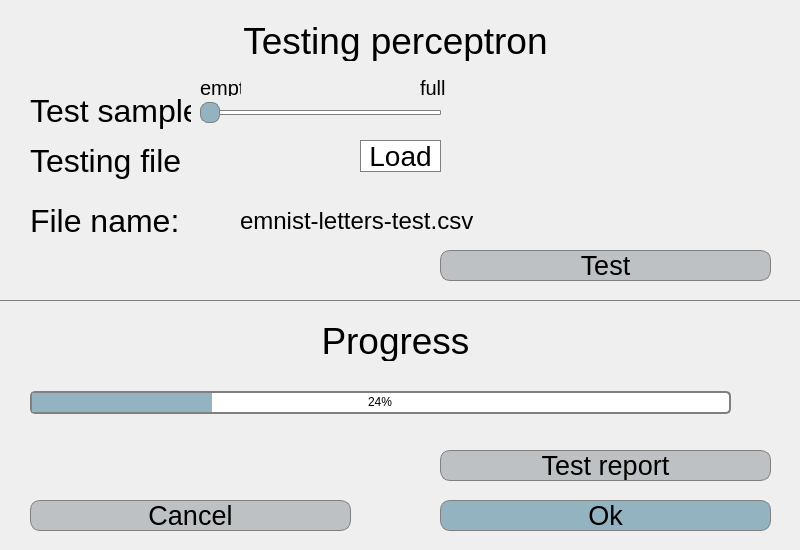
<?xml version="1.0" encoding="UTF-8"?>
<ui version="4.0">
 <class>Test</class>
 <widget class="QWidget" name="Test">
  <property name="geometry">
   <rect>
    <x>0</x>
    <y>0</y>
    <width>800</width>
    <height>550</height>
   </rect>
  </property>
  <property name="windowTitle">
   <string>Testing</string>
  </property>
  <property name="styleSheet">
   <string notr="true">background-color: rgb(239, 239, 239);</string>
  </property>
  <widget class="QPushButton" name="graph_report">
   <property name="geometry">
    <rect>
     <x>440</x>
     <y>450</y>
     <width>331</width>
     <height>31</height>
    </rect>
   </property>
   <property name="font">
    <font>
     <family>Helvetica</family>
     <pointsize>20</pointsize>
    </font>
   </property>
   <property name="styleSheet">
    <string notr="true">QPushButton {
border: 1px solid gray;
background-color: rgb(189, 193, 195);
color: black;
border-radius: 10px;
}

QPushButton:pressed {
    background-color: rgb(228, 226, 229);
}</string>
   </property>
   <property name="text">
    <string>Test report</string>
   </property>
  </widget>
  <widget class="QLabel" name="label_8">
   <property name="geometry">
    <rect>
     <x>110</x>
     <y>320</y>
     <width>571</width>
     <height>41</height>
    </rect>
   </property>
   <property name="font">
    <font>
     <family>Helvetica</family>
     <pointsize>28</pointsize>
    </font>
   </property>
   <property name="styleSheet">
    <string notr="true">color: black;</string>
   </property>
   <property name="text">
    <string>Progress</string>
   </property>
   <property name="alignment">
    <set>Qt::AlignCenter</set>
   </property>
  </widget>
  <widget class="QLabel" name="label_3">
   <property name="geometry">
    <rect>
     <x>30</x>
     <y>90</y>
     <width>161</width>
     <height>41</height>
    </rect>
   </property>
   <property name="font">
    <font>
     <family>Helvetica</family>
     <pointsize>24</pointsize>
    </font>
   </property>
   <property name="styleSheet">
    <string notr="true">color: black;</string>
   </property>
   <property name="text">
    <string>Test sample</string>
   </property>
  </widget>
  <widget class="QPushButton" name="load_file">
   <property name="geometry">
    <rect>
     <x>360</x>
     <y>140</y>
     <width>81</width>
     <height>32</height>
    </rect>
   </property>
   <property name="font">
    <font>
     <family>Helvetica</family>
     <pointsize>21</pointsize>
    </font>
   </property>
   <property name="styleSheet">
    <string notr="true">QPushButton {
border: 1px solid gray;
background-color: white;
color: black;
}

QPushButton:pressed {
    background-color: rgb(228, 226, 229);
}</string>
   </property>
   <property name="text">
    <string>Load</string>
   </property>
  </widget>
  <widget class="QLabel" name="label_32">
   <property name="geometry">
    <rect>
     <x>0</x>
     <y>300</y>
     <width>801</width>
     <height>1</height>
    </rect>
   </property>
   <property name="styleSheet">
    <string notr="true">border: 1px solid gray;</string>
   </property>
   <property name="text">
    <string/>
   </property>
  </widget>
  <widget class="QLabel" name="label_4">
   <property name="geometry">
    <rect>
     <x>30</x>
     <y>140</y>
     <width>161</width>
     <height>41</height>
    </rect>
   </property>
   <property name="font">
    <font>
     <family>Helvetica</family>
     <pointsize>24</pointsize>
    </font>
   </property>
   <property name="styleSheet">
    <string notr="true">color: black;</string>
   </property>
   <property name="text">
    <string>Testing file</string>
   </property>
  </widget>
  <widget class="QPushButton" name="ok">
   <property name="geometry">
    <rect>
     <x>440</x>
     <y>500</y>
     <width>331</width>
     <height>31</height>
    </rect>
   </property>
   <property name="font">
    <font>
     <family>Helvetica</family>
     <pointsize>20</pointsize>
    </font>
   </property>
   <property name="styleSheet">
    <string notr="true">QPushButton {
	border: 1px solid gray;
	background-color: rgb(148, 179, 193);
	color: black;
	border-radius: 10px;
}

QPushButton:pressed {
   background-color: rgb(166, 204, 221);

}</string>
   </property>
   <property name="text">
    <string>Ok</string>
   </property>
  </widget>
  <widget class="QPushButton" name="test">
   <property name="geometry">
    <rect>
     <x>440</x>
     <y>250</y>
     <width>331</width>
     <height>31</height>
    </rect>
   </property>
   <property name="font">
    <font>
     <family>Helvetica</family>
     <pointsize>20</pointsize>
    </font>
   </property>
   <property name="styleSheet">
    <string notr="true">QPushButton {
border: 1px solid gray;
background-color: rgb(189, 193, 195);
color: black;
border-radius: 10px;
}

QPushButton:pressed {
    background-color: rgb(228, 226, 229);
}</string>
   </property>
   <property name="text">
    <string>Test</string>
   </property>
  </widget>
  <widget class="QLabel" name="label_2">
   <property name="geometry">
    <rect>
     <x>110</x>
     <y>20</y>
     <width>571</width>
     <height>41</height>
    </rect>
   </property>
   <property name="font">
    <font>
     <family>Helvetica</family>
     <pointsize>28</pointsize>
    </font>
   </property>
   <property name="styleSheet">
    <string notr="true">color: black;</string>
   </property>
   <property name="text">
    <string>Testing perceptron</string>
   </property>
   <property name="alignment">
    <set>Qt::AlignCenter</set>
   </property>
  </widget>
  <widget class="QLabel" name="file_name">
   <property name="geometry">
    <rect>
     <x>240</x>
     <y>205</y>
     <width>461</width>
     <height>31</height>
    </rect>
   </property>
   <property name="font">
    <font>
     <pointsize>18</pointsize>
    </font>
   </property>
   <property name="styleSheet">
    <string notr="true">color: black;</string>
   </property>
   <property name="text">
    <string>emnist-letters-test.csv</string>
   </property>
   <property name="alignment">
    <set>Qt::AlignLeading|Qt::AlignLeft|Qt::AlignVCenter</set>
   </property>
  </widget>
  <widget class="QPushButton" name="cancel">
   <property name="geometry">
    <rect>
     <x>30</x>
     <y>500</y>
     <width>321</width>
     <height>31</height>
    </rect>
   </property>
   <property name="font">
    <font>
     <family>Helvetica</family>
     <pointsize>20</pointsize>
    </font>
   </property>
   <property name="styleSheet">
    <string notr="true">QPushButton {
border: 1px solid gray;
background-color: rgb(189, 193, 195);
color: black;
border-radius: 10px;
}

QPushButton:pressed {
    background-color: rgb(228, 226, 229);
}</string>
   </property>
   <property name="text">
    <string>Cancel</string>
   </property>
  </widget>
  <widget class="QLabel" name="label_6">
   <property name="geometry">
    <rect>
     <x>30</x>
     <y>200</y>
     <width>171</width>
     <height>41</height>
    </rect>
   </property>
   <property name="font">
    <font>
     <family>Helvetica</family>
     <pointsize>24</pointsize>
    </font>
   </property>
   <property name="styleSheet">
    <string notr="true">color: black;</string>
   </property>
   <property name="text">
    <string>File name:</string>
   </property>
  </widget>
  <widget class="QLabel" name="label_34">
   <property name="geometry">
    <rect>
     <x>200</x>
     <y>80</y>
     <width>41</width>
     <height>16</height>
    </rect>
   </property>
   <property name="font">
    <font>
     <family>Helvetica</family>
     <pointsize>15</pointsize>
    </font>
   </property>
   <property name="styleSheet">
    <string notr="true">color: black;</string>
   </property>
   <property name="text">
    <string>empty</string>
   </property>
  </widget>
  <widget class="QLabel" name="label_35">
   <property name="geometry">
    <rect>
     <x>420</x>
     <y>80</y>
     <width>41</width>
     <height>16</height>
    </rect>
   </property>
   <property name="font">
    <font>
     <family>Helvetica</family>
     <pointsize>15</pointsize>
    </font>
   </property>
   <property name="styleSheet">
    <string notr="true">color: black;</string>
   </property>
   <property name="text">
    <string>full</string>
   </property>
  </widget>
  <widget class="QSlider" name="test_sample">
   <property name="geometry">
    <rect>
     <x>200</x>
     <y>100</y>
     <width>241</width>
     <height>25</height>
    </rect>
   </property>
   <property name="styleSheet">
    <string notr="true">QSlider::groove:horizontal {
    background: white;
   
    height: 5px;
	border-radius:1px;
}

 QSlider::handle:horizontal {
height: 15px;
width: 18px;
 margin: -8px 0;
border-radius: 8px;
border: 1px solid gray;
background-color: rgb(148, 179, 193);
}

QSlider::add-page:horizontal {

    background: white;
   border: 1px solid gray;
	border-radius:1px;

}

QSlider::sub-page:horizontal  {
    background: rgb(148, 179, 193);
   border: 1px gray;
	border-radius:1px;
}

</string>
   </property>
   <property name="maximum">
    <number>5</number>
   </property>
   <property name="pageStep">
    <number>5</number>
   </property>
   <property name="orientation">
    <enum>Qt::Horizontal</enum>
   </property>
  </widget>
  <widget class="QProgressBar" name="progressBar">
   <property name="geometry">
    <rect>
     <x>30</x>
     <y>391</y>
     <width>701</width>
     <height>23</height>
    </rect>
   </property>
   <property name="styleSheet">
    <string notr="true">
QProgressBar {
color:black;
    border: 1.5px solid rgb(128, 128, 128);
    border-radius: 5px;
background-color: white;
}

QProgressBar::chunk {
	background-color: rgb(148, 179, 193);
    width: 18px;
}</string>
   </property>
   <property name="value">
    <number>24</number>
   </property>
   <property name="alignment">
    <set>Qt::AlignCenter</set>
   </property>
  </widget>
  <widget class="QPushButton" name="abort">
   <property name="geometry">
    <rect>
     <x>740</x>
     <y>390</y>
     <width>28</width>
     <height>25</height>
    </rect>
   </property>
   <property name="styleSheet">
    <string notr="true">QPushButton {
background-color: rgb(239, 239, 239);
image: url(:/CR.png);
border: 1px solid rgb(239, 239, 239);
}

QPushButton:pressed {
    background-color: black;
}</string>
   </property>
   <property name="text">
    <string/>
   </property>
  </widget>
 </widget>
 <resources/>
 <connections/>
</ui>
